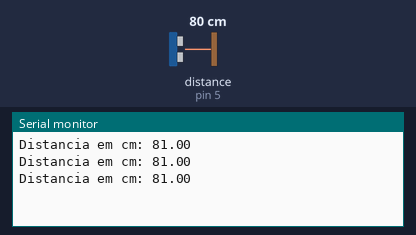
Bench run of a sketch on a simulated Arduino Uno, built with avr-gcc and run on an emulated ATmega328P. Parts: the last lines printed to the serial monitor. Inputs (shaded band) come from the test bench; at power-on: distance to the obstacle (sensor on pin 5) 80 cm. The echo pulse lasts 58.3 µs per cm.

Above: at 1.4 s.
1.5 s: distance to the obstacle (sensor on pin 5) set to 2 cm
At 2.5 s:
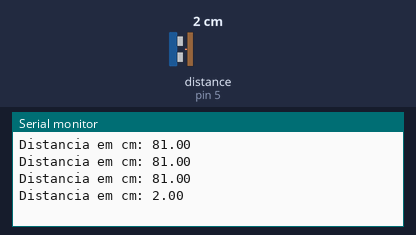
3.0 s: distance to the obstacle (sensor on pin 5) set to 35 cm
At 3.7 s:
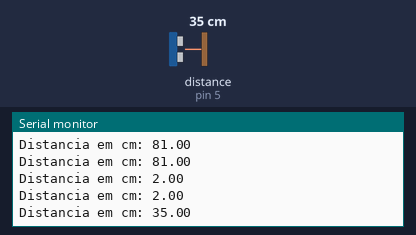
Timing chart, 0 to 6.0 s (numbered marks = the images above; inputs shaded):
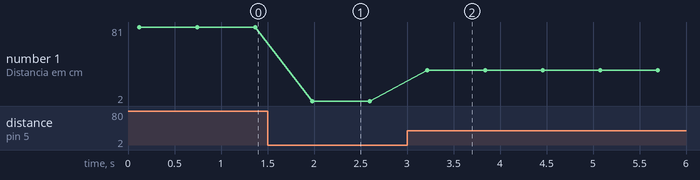

Measured:
- after the input at 1.5 s, the serial monitor: prints a new line after 0.48 s (image 1)
- after the input at 3.0 s, the serial monitor: prints a new line after 0.22 s (image 2)
- plotted number 1: 81 → 2 after the input at 1.5 s, 2 → 35 after the input at 3.0 s

The sketch:

Ultrasonic.ino
```cpp
/*--------------------------- Ultrasonic Sensor Reading --------------------------
  ------------ reference: https://playground.arduino.cc/Code/NewPing -------------*/

#include <NewPing.h>

#define PIN_TRIG 4
#define PIN_ECHO 5
#define MAX_DIST 200	// Distance reading functions return 0 if the read value is greater than this one

NewPing us(PIN_TRIG, PIN_ECHO, MAX_DIST);

float dist;

void setup() {
  Serial.begin(9600);
}

void loop() {
  dist = us.convert_cm(us.ping_median(5)); // Takes the median of 5 values (more accurate)
  Serial.print("\nDistancia em cm: ");
  Serial.print(dist);
  delay(500);
}
```
